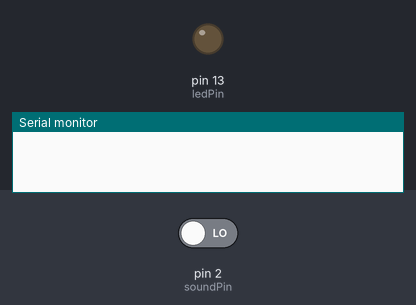
Bench run of a sketch on a simulated Arduino Uno, built with avr-gcc and run on an emulated ATmega328P. Shown: output pins drawn as LEDs (lit = HIGH), the last lines printed to the serial monitor. The test bench sets the inputs (shaded band); at power-on: pin 2 (soundPin) LOW.

Above: at 1.2 s.
1.3 s: pin 2 (soundPin) driven HIGH
At 1.9 s:
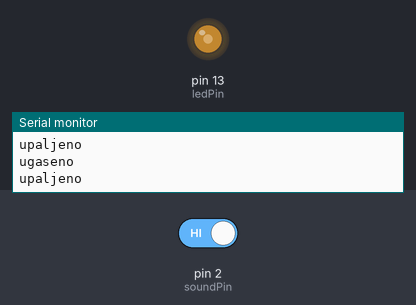
2.8 s: pin 2 (soundPin) driven LOW
At 3.8 s:
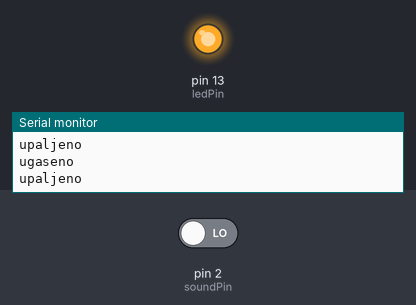
Timing chart, 0 to 5.8 s (numbered marks = the images above; inputs shaded):
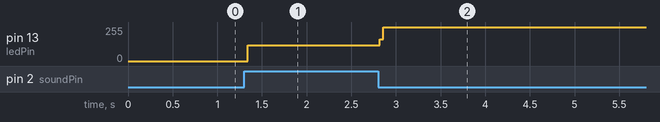

The sketch:

40-senzor-zvuka.ino
```cpp
// ky-38 sound sensor: paljenje svetla na tapsanje
int soundPin = 2;
int ledPin = 13;

bool upaljeno = false;

void setup()
{
  Serial.begin(9600);
  pinMode(soundPin, INPUT);
  pinMode(ledPin, OUTPUT);
}

void loop()
{

  int value = digitalRead(soundPin);
  if (value)
  {
    upaljeno = !upaljeno;
    Serial.println(upaljeno ? "upaljeno" : "ugaseno");
  }
  digitalWrite(ledPin, upaljeno);
}
```

Measured:
- after the input at 1.3 s, pin 13 (ledPin): 0/255 → 120/255 at once
- after the input at 2.8 s, pin 13 (ledPin): 120/255 → 255/255 at once
